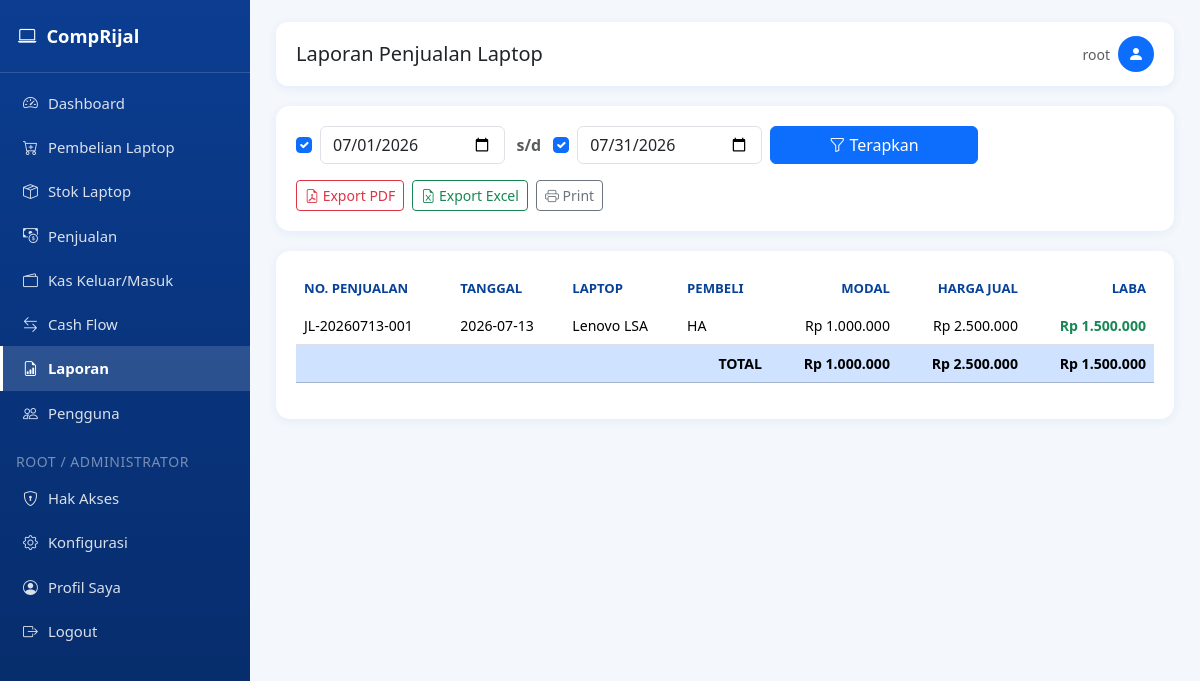
The page /laporan/penjualan (signed in) on the database as committed earlier.
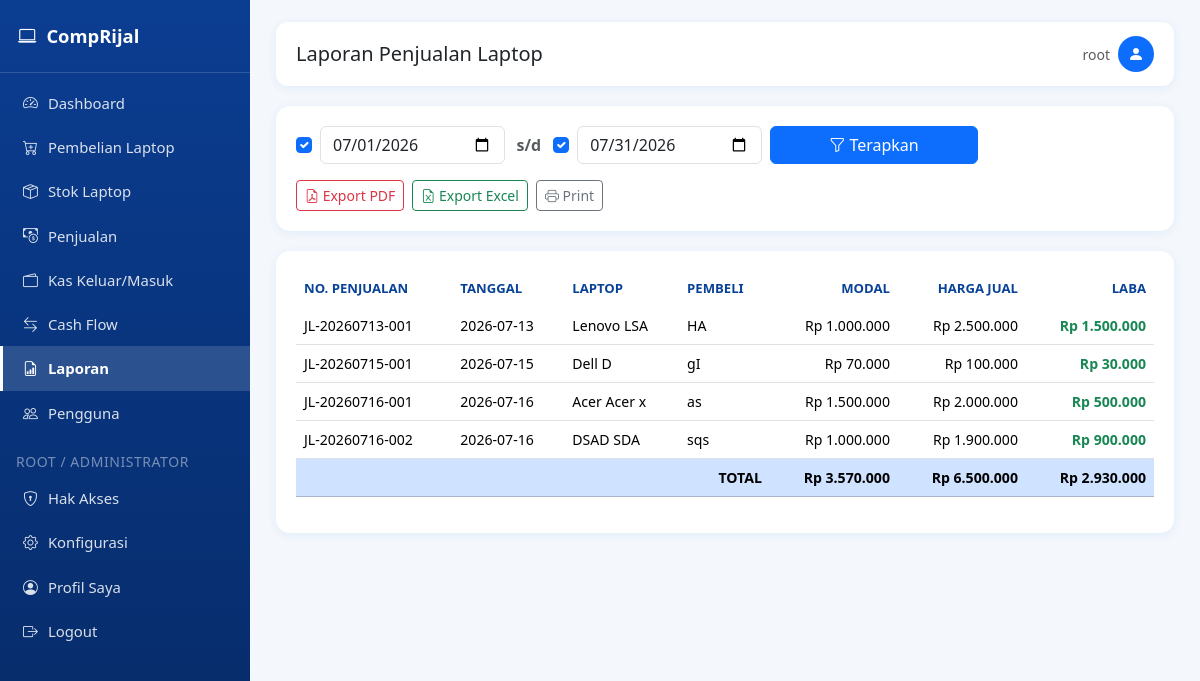
The same page on the database as committed later.
### tables this page shows
CREATE TABLE penjualan (
            id INTEGER PRIMARY KEY AUTOINCREMENT,
            nomor_penjualan TEXT UNIQUE NOT NULL,
            tanggal TEXT NOT NULL,
            laptop_id INTEGER NOT NULL,
            pembeli TEXT,
            no_hp TEXT,
            harga_jual REAL DEFAULT 0,
            metode_pembayaran TEXT,
            catatan TEXT,
            laba REAL DEFAULT 0,
            created_at TEXT DEFAULT CURRENT_TIMESTAMP, diskon REAL DEFAULT 0, pajak REAL DEFAULT 0, grand_total REAL DEFAULT 0,
            FOREIGN KEY (laptop_id) REFERENCES laptop (id)
        );

CREATE TABLE laptop (
            id INTEGER PRIMARY KEY AUTOINCREMENT,
            nomor_pembelian TEXT UNIQUE NOT NULL,
            tanggal TEXT NOT NULL,
            merk TEXT,
            seri TEXT,
            processor TEXT,
            ram TEXT,
            storage TEXT,
            vga TEXT,
            warna TEXT,
            kondisi TEXT,
            kelengkapan TEXT,
            charger TEXT,
            tas TEXT,
            garansi TEXT,
            imei TEXT,
            harga_beli REAL DEFAULT 0,
            biaya_servis REAL DEFAULT 0,
            biaya_upgrade REAL DEFAULT 0,
            biaya_lain REAL DEFAULT 0,
            total_modal REAL DEFAULT 0,
            supplier TEXT,
            no_hp TEXT,
            catatan TEXT,
            status TEXT DEFAULT 'Ready',
            created_at TEXT DEFAULT CURRENT_TIMESTAMP
        );

### app.py (the view)
@app.route("/laporan/penjualan")
@page_required("laporan")
def laporan_penjualan():
    rows, total_modal, total_jual, total_laba, use_start, use_end, start_date, end_date = _laporan_penjualan_data()
    return render_template("laporan_penjualan.html", rows=rows, total_modal=total_modal,
                            total_jual=total_jual, total_laba=total_laba, use_start=use_start, use_end=use_end,
                            start_date=start_date, end_date=end_date)

### app.py (called while the page is built)
def page_required(page_key):
    def wrapper(f):
        @wraps(f)
        def decorated(*args, **kwargs):
            if "user_id" not in session:
                flash("Silakan login terlebih dahulu.", "warning")
                return redirect(url_for("login"))
            if not has_page_access(session["user_id"], session.get("role"), page_key):
                flash("Anda tidak memiliki hak akses ke halaman ini. Hubungi administrator.", "danger")
                return redirect(url_for("dashboard"))
            return f(*args, **kwargs)
        return decorated
    return wrapper

def can_access_page(page_key: str) -> bool:
    if "user_id" not in session:
        return False
    if page_key in {"konfigurasi", "hak_akses"}:
        return session.get("role") in ("root", "administrator")
    return has_page_access(session["user_id"], session.get("role"), page_key)

@app.context_processor
def inject_globals():
    return {
        "rp": reports.rp,
        "current_year": datetime.now().year,
        "now_date": datetime.now().strftime("%Y-%m-%d"),
        "app_settings": get_all_settings(),
        "can_access_page": can_access_page,
    }

### templates/laporan_penjualan.html (shortened to what this page needs)
{% extends "base.html" %}
{% block page_title %}Laporan Penjualan Laptop{% endblock %}
{% block content %}
<div class="card-panel">
    {% include "_filter_periode.html" %}
    <div class="mt-3 d-flex gap-2 no-print">
        <a href="{{ url_for('laporan_penjualan_pdf', use_start=use_start, use_end=use_end, start_date=start_date, end_date=end_date) }}" class="btn btn-outline-danger btn-sm" target="_blank"><i class="bi bi-file-earmark-pdf"></i> Export PDF</a>
        <a href="{{ url_for('laporan_penjualan_excel', use_start=use_start, use_end=use_end, start_date=start_date, end_date=end_date) }}" class="btn btn-outline-success btn-sm"><i class="bi bi-file-earmark-excel"></i> Export Excel</a>
        <button class="btn btn-outline-secondary btn-sm" onclick="window.print()"><i class="bi bi-printer"></i> Print</button>
    </div>
</div>
<div class="card-panel">
    <div class="table-responsive">
        <table class="table table-hover align-middle">
            <thead>
                <tr>
                    <th>No. Penjualan</th><th>Tanggal</th><th>Laptop</th><th>Pembeli</th>
                    <th class="text-end">Modal</th><th class="text-end">Harga Jual</th><th class="text-end">Laba</th>
                </tr>
            </thead>
            <tbody>
                {% for r in rows %}
                <tr>
                    <td>{{ r.nomor_penjualan }}</td>
                    <td>{{ r.tanggal }}</td>
                    <td>{{ r.merk }} {{ r.seri }}</td>
                    <td>{{ r.pembeli or '-' }}</td>
                    <td class="text-end">{{ rp(r.total_modal) }}</td>
                    <td class="text-end">{{ rp(r.harga_jual) }}</td>
                    <td class="text-end {{ 'text-success' if r.laba >= 0 else 'text-danger' }} fw-semibold">{{ rp(r.laba) }}</td>
                </tr>
                {% else %}
                <tr><td colspan="7" class="text-center text-muted py-4">Tidak ada data pada periode ini.</td></tr>
                {% endfor %}
            </tbody>
            <tfoot>
                <tr class="table-primary fw-bold">
                    <td colspan="4" class="text-end">TOTAL</td>
                    <td class="text-end">{{ rp(total_modal) }}</td>
                    <td class="text-end">{{ rp(total_jual) }}</td>
                    <td class="text-end">{{ rp(total_laba) }}</td>
                </tr>
            </tfoot>
        </table>
    </div>
</div>
{% endblock %}

Rows that differ between the two databases and show on the page:
added penjualan: nomor_penjualan "JL-20260715-001", tanggal "2026-07-15", merk "Dell", seri "D", pembeli "gI", harga_jual "Rp 100.000", laba "Rp 30.000"
now on this page (row edited): laptop: total_modal "Rp 70.000"
added penjualan: nomor_penjualan "JL-20260716-001", tanggal "2026-07-16", merk "Acer", seri "Acer x", pembeli "as", harga_jual "Rp 2.000.000", laba "Rp 500.000"
added laptop: total_modal "Rp 1.500.000"
added penjualan: nomor_penjualan "JL-20260716-002", tanggal "2026-07-16", merk "DSAD", seri "SDA", pembeli "sqs", harga_jual "Rp 1.900.000", laba "Rp 900.000"
added laptop: total_modal "Rp 1.000.000"
Other text that changed with them:
{{ rp(total_modal) }}: "Rp 1.000.000" → "Rp 3.570.000"
{{ rp(total_jual) }}: "Rp 2.500.000" → "Rp 6.500.000"
{{ rp(total_laba) }}: "Rp 1.500.000" → "Rp 2.930.000"
